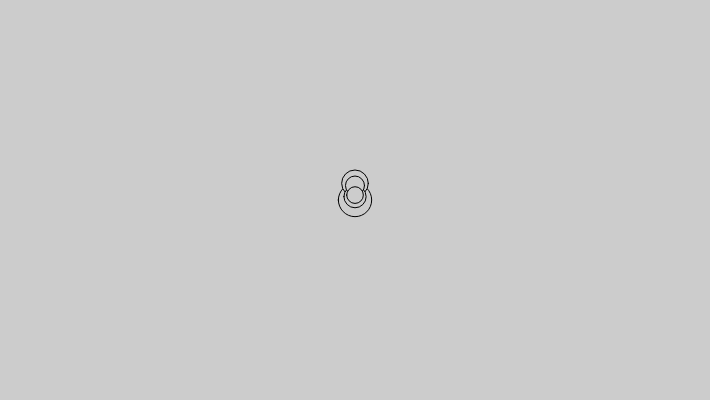
Frame 1 (no input)
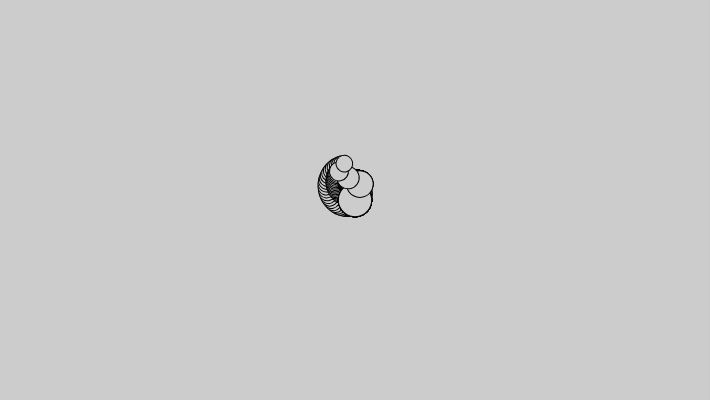
Frame 60 (no input)
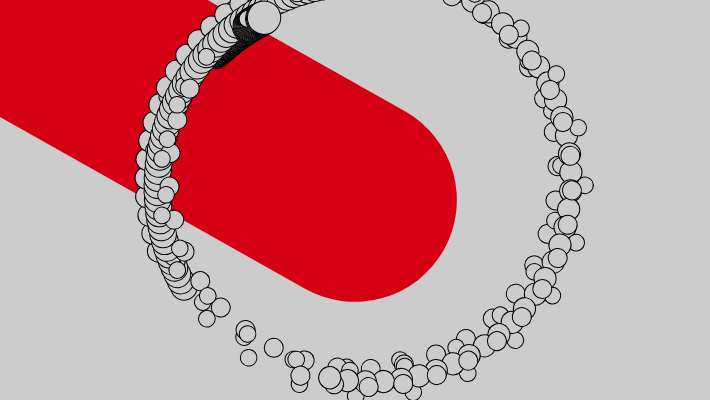
Frame 120 (the mouse pressed at the canvas centre since frame 60)

The p5.js sketch that drew these frames (run headless with seeded random() and noise() and a simulated clock; from frame 60 on, the mouse is pressed at the canvas centre):

// p5.js sketch
// ── sketch.js
var NUMSINES = 5;
var sines = new Array(NUMSINES); // an array to hold all the current angles

var slidernumsines; // how do i assign the value for a universal variable via slider?

var rad; // an initial radius value for the central sine
var i; // a counter variable

// play with these to get a sense of what's going on:
var fund = 0.005; // the speed of the central sine

var alpha = 50; // how opaque is the tracing system

var sliderspeed;
var sliderradius;

function adjustSines() {
	// console.log('Size of sines before adjusting: ' + sines.length);

	var sliderValue = slidernumsines.value();
	var diff = sliderValue - sines.length;

	if (diff > 0) {
		// We add elements to `sines` :D
		var newSines = new Array(diff);
		for (var i = 0; i < newSines.length; i++) {
			newSines[i] = PI;
		}
		sines = sines.concat(newSines); // https://stackoverflow.com/a/12803679/3150771
	} else if (diff < 0) {
		// We remove elements from `sines` :(
		sines = sines.splice(abs(diff));
	} else {
		// Do nothing
	}

	// console.log('Size of sines after adjusting: ' + sines.length);
}

function setup() {
  createCanvas(710, 400);
  createP("speed");
  sliderspeed = createSlider(1, 50, 5);
  createP(" number of elements ");
  slidernumsines = createSlider(1, 50, 5);
  createP("radius of circle");
  sliderradius = createSlider(1, 10, 4);

  rad = height / 6, // compute radius for central circle
  background(204); // clear the screen

  for (var i = 0; i < sines.length; i++) {
    sines[i] = PI; // start EVERYBODY facing NORTH
  }
}

function draw() {
	adjustSines();

  var trace = false; // are we tracing?
  if (!trace) {
    stroke(0, 255); // black pen
    noFill(); // don't fill
  }
  //

  //fill(204, 0, 0);
  stroke(214, 0, 20);

  let d = dist(pmouseX, pmouseY, mouseX, mouseY);
  strokeWeight(d/2);
  line(pmouseX,pmouseY,mouseX,mouseY);
//  ellipse(mouseX, mouseY, 20, 20);

  stroke(0);
  strokeWeight(1);

  // MAIN ACTION
  var ratio = sliderspeed.value(); // what multiplier for speed is each additional sine?

  push(); // start a transformation matrix
  translate(width / 2, height / 2); // move to middle of screen
  fill(204);

  for (var i = 0; i < sines.length; i++) {
    var erad = 0; // radius for small "point" within circle... this is the 'pen' when tracing

    // setup for tracing
    if (trace) {
      stroke(0, 0, 255 * (float(i) / sines.length), alpha); // blue
      fill(255, 255, 255, alpha / 2); // also, um, blue
      erad = 5.0 * (1.0 - float(i) / sines.length / 2); // pen width will be related to which sine
    }

    var radius = rad / (i + sliderradius.value()); // radius for circle 1 itself
    rotate(sines[i]); // rotate circle

    if (!trace) {
      ellipse(mouseX / 2, mouseY / 2, radius * 2, radius * 2); // if we're simulating, draw the sine
    }

    push(); // go up one level
    translate(0, radius); // move to sine edge
    //  if (!trace)
    //  ellipse(mouseX/2, mouseY/2, 5, 5); // draw a little circle
    // if (trace)
    //   ellipse(mouseX/2, mouseY/2, erad, erad); // draw with erad if tracing

    pop(); // go down one level

    translate(0, radius); // move into position for next sine
    sines[i] = (sines[i] + (fund + (fund * i * ratio))) % TWO_PI; // update angle based on fundamental
  }
  pop(); // pop down final transformation
}

function keyReleased() {
  if (key == ' ') {
   //  trace = !trace;
    background(200,200,200);
  }
}

function mousePressed() {

}

// ── style.css
html, body {
  margin: 20;
  padding: 0;
  background-color: #414949;
  font: 20px arial, sans-serif;
  color: white;
  line-height: 1.2;


}
canvas {
  display: block;
}

input[type=range] {
    -webkit-appearance: none;  /* Override default CSS styles */
    appearance: none;
		margin:0;
 		 top:5px;
    width: 30%; /* Full-width */
    height: 25px; /* Specified height */
    background: white; /* Grey background */
    outline: none; /* Remove outline */
    opacity: 0.7; /* Set transparency (for mouse-over effects on hover) */
    -webkit-transition: .2s; /* 0.2 seconds transition on hover */
    transition: opacity .2s;
}
